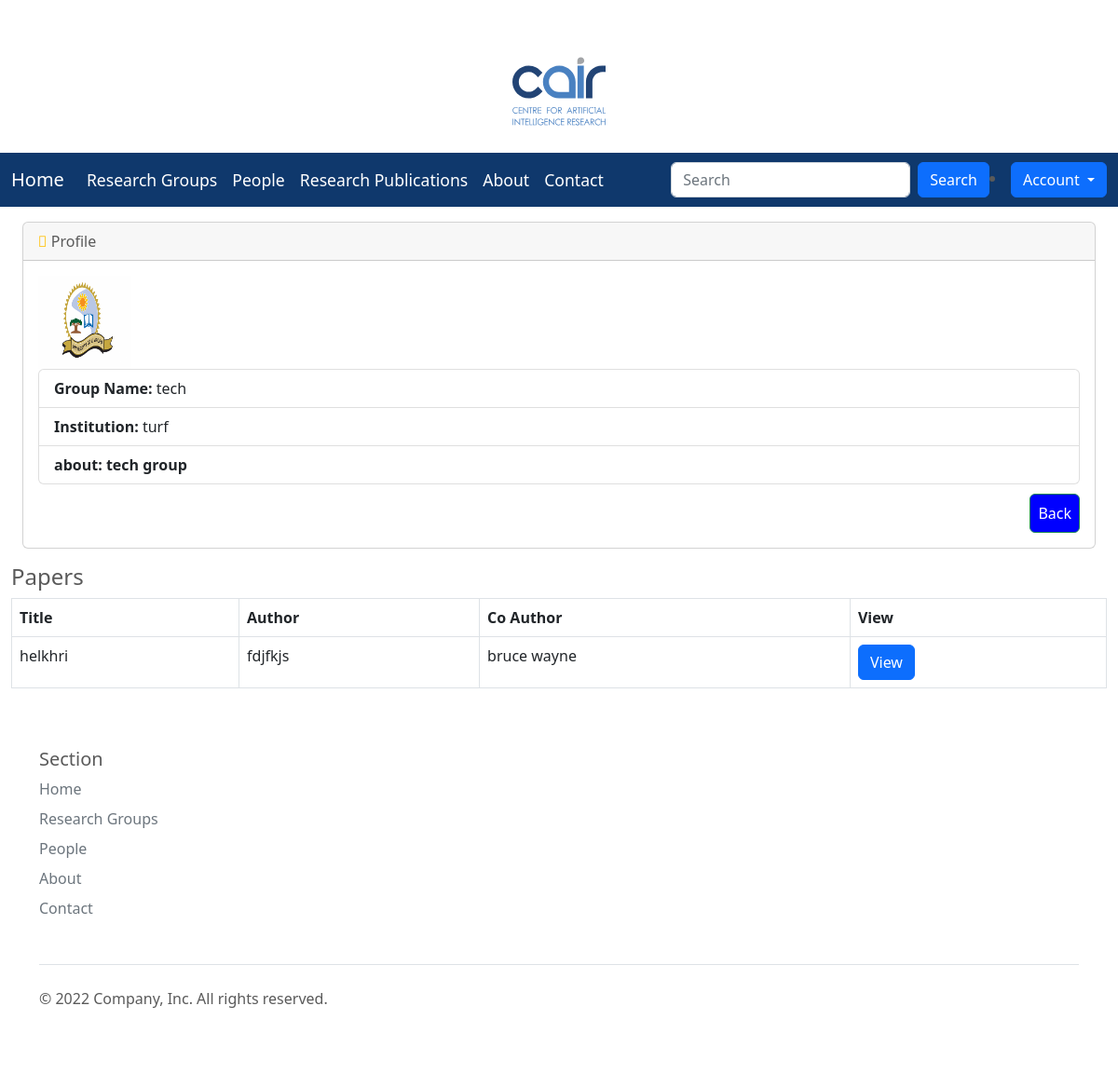
The page /avGprofle/1 on the database its author committed.
### researchapp/models.py (models this page shows, shortened)
class Group(models.Model):
    name = models.CharField(max_length=100)
    description = models.CharField(max_length=100)
    university = models.ForeignKey(University, on_delete=models.CASCADE, default=None, null=TRUE)
    created = models.DateField(auto_now_add=True)

class University(models.Model):
    name = models.CharField(max_length=100)
    image = models.ImageField(upload_to='images',default=None, blank=True ,null=True)
    created = models.DateField(auto_now_add=True)

class Paper(models.Model):
    title = models.CharField(max_length=100)
    author = models.CharField(max_length=50)
    co_author = models.CharField(max_length=50)
    description =  models.TextField()
    category  = models.ForeignKey(PaperType, on_delete=models.CASCADE, default=None,blank=True , null=TRUE)
    group = models.ForeignKey(Group, on_delete=models.CASCADE, default=None,blank=True , null=TRUE)
    publication = models.FileField(upload_to='pdf/publications')
    peerReview = models.FileField(upload_to='pdf/peerReview', blank=True , null=TRUE)
    created = models.DateField(auto_now_add=True)
    published_by=models.ForeignKey(User, on_delete=models.CASCADE, default=None,blank=True , null=TRUE)

### researchapp/views.py (the view)
# urls.py: path('avGprofle/<int:pk>', views.AViewGroupProfile.as_view(), name='avGprofile'),
class AViewGroupProfile(DetailView):
    model=Group
    template_name = 'viewGroupProfile.html'
    def get_context_data(self, **kwargs):
        context = super(AViewGroupProfile, self).get_context_data(**kwargs)
        author_id = self.kwargs['pk']
        query=""
        query_string= Group.objects.all().filter(id=author_id)
        for i in query_string:
            query+=str(i.name)
        entry_query = get_query(query, ['name'])
        papers=Paper.objects.filter(group__exact = Group.objects.get(name=query))
        context['papers'] = papers
        return context

### researchapp/views.py (called while the page is built)
def normalize_query(query_string,findterms=re.compile(r'"([^"]+)"|(\S+)').findall,normspace=re.compile(r'\s{2,}').sub):
    return [normspace(' ', (term[0] or term[1]).strip()) for term in findterms(query_string)]

def get_query(query_string, search_fields):
    query = None # Query to search for every search term
    terms = normalize_query(query_string)
    for term in terms:
        or_query = None # Query to search for a given term in each field
        for field_name in search_fields:
            queries = Q(**{"%s__icontains" % field_name: term})
            if or_query is None:
                or_query = queries
            else:
                or_query = or_query | queries
        if query is None:
            query = or_query
        else:
            query = query & or_query
    return query

### researchapp/templates/viewGroupProfile.html (shortened to what this page needs)
{% extends 'base.html' %}
{% load static %}
{% block style %}
    <link rel="stylesheet" href="{% static 'css/style1.css' %}">
    <link href="https://cdn.jsdelivr.net/npm/bootstrap@5.2.0/dist/css/bootstrap.min.css"
    rel="stylesheet">
    <link href='https://cdnjs.cloudflare.com/ajax/libs/font-awesome/4.0.3/css/font-awesome.css' rel='stylesheet'>
    <body oncontextmenu='return false' class='snippet-body'>
{% endblock %}
{% block body %}
<div class="container-fluid">
        <div class="row">
          <div class="col-12 mb-3">
          <div class="col-12 mb-3">
              <div id="content-wrapper">
        <div class="container-fluid">
            <div class="card mb-3">
                <div class="card-header">
                    <i class="fas fa-table text-warning"></i>
                    Profile
                </div>
                <div class="card-body">
                    <img class="img-fluid" alt="100%x280"
                                             src= {% if object.university.image %}{{ object.university.image.url }}{% else %} {% static 'media/logo.svg' %}{% endif %} style="width:100px;height:100px">
 <div class="row">
        <div class="col-12">
            <ul class="list-group">
              <li class="list-group-item"><strong>Group Name: </strong>{{ object.name}}</li>
              						{% if object.university.name %}
              <li class="list-group-item"><strong>Institution: </strong>{{ object.university.name}}</li>
              						{% endif %}
              <li class="list-group-item"><strong>about: {{object.description}}</strong></li>
            </ul>
        </div>
    </div>
    <div class="row top-buffer" style="padding-top: 10px">
        <div class="col-12">
                <a href="{% url 'researchgroup' %}"><button type="button" style="padding: 8px; float: right; background-color: blue; color: white;" class="btn btn-success">Back</button></a>
        </div>
    </div>
          </div>
        </div>
      </div>
    </div>
    {% if papers %}
    <h4> Papers</h4>
      <div class="table-responsive">
                        <table class="table table-bordered" id="dataTable" width="100%" cellspacing="0">
                            <thead>
                            <tr>
                                <th>Title</th>
                                <th>Author</th>
                                <th>Co Author</th>
                                <th>View</th>
                            </tr>
                            </thead>
                            <tbody>
                            {% for paper in papers %}
                                <tr>
                                    <td>{{ paper.title }}</td>
                                    <td>
                                   	{{ paper.author}}
                                    </td>
                                    <td>{{ paper.co_author }}</td>
                                    <td>
                <a href="{{paper.publication.url}}"><button type="button" class="btn btn-primary"> View</button></a>
                 </td>
                            {% endfor %}
                            {% else %}
                            <h4> There are no papers Yet</h4>
                        {% endif %}
                            </tbody>
                        </table></div>
{% endblock %}

### researchapp/static/css/carousel.css (style rules this page uses)
body { padding-top: 3rem; padding-bottom: 3rem; color: #5a5a5a; }

### rows shown on the page
Group: university.image (picture), name "tech", university.name "turf", description "tech group"
Paper: title "helkhri", author "fdjfkjs", co_author "bruce wayne"
